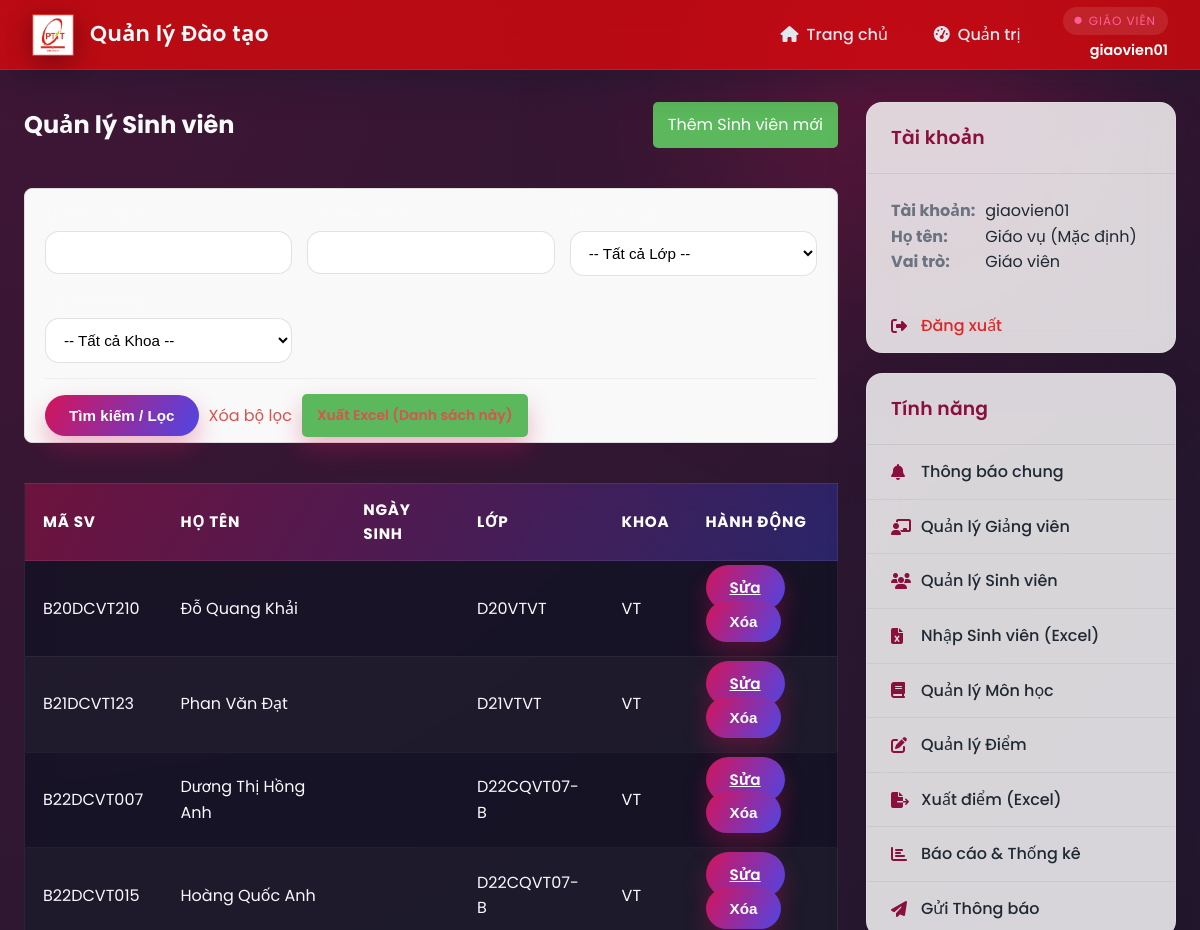
Before: /admin/students (signed in, upper part) with the older database file.
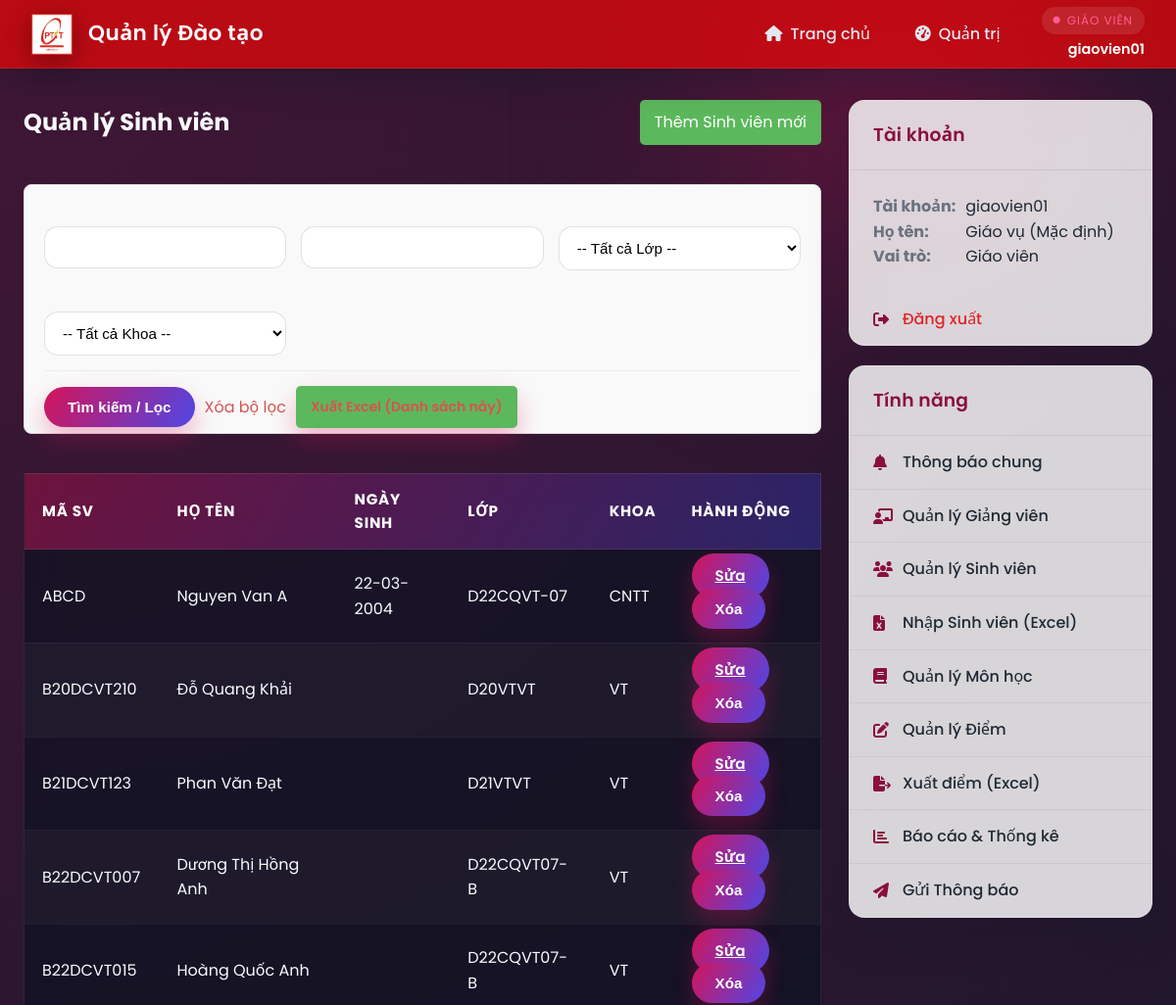
After: the same page with the newer database file.
### api/index.py (models this page shows, shortened)
class TaiKhoan(UserMixin, db.Model):
    __tablename__ = 'tai_khoan'
    username = db.Column(db.String(50), primary_key=True)
    password = db.Column(db.String(255), nullable=False)
    vai_tro = db.Column(db.Enum(VaiTroEnum), nullable=False)

class SinhVien(db.Model):
    __tablename__ = 'sinh_vien'
    ma_sv = db.Column(db.String(50), db.ForeignKey('tai_khoan.username', ondelete='CASCADE'), primary_key=True)
    ho_ten = db.Column(db.String(100), nullable=False)
    ngay_sinh = db.Column(db.Date)
    lop = db.Column(db.String(50))
    khoa = db.Column(db.String(100))
    email = db.Column(db.String(150), unique=True, nullable=True)
    location = db.Column(db.String(200), nullable=True)
    tai_khoan = db.relationship('TaiKhoan',
                                backref=db.backref('sinh_vien', uselist=False, cascade='all, delete-orphan'),
                                foreign_keys=[ma_sv])
    ket_qua_list = db.relationship('KetQua', backref='sinh_vien', lazy=True, cascade='all, delete-orphan', foreign_keys='KetQua.ma_sv')

class GiaoVien(db.Model):
    __tablename__ = 'giao_vien'
    ma_gv = db.Column(db.String(50), db.ForeignKey('tai_khoan.username', ondelete='CASCADE'), primary_key=True)
    ho_ten = db.Column(db.String(100), nullable=False, default='Giáo viên')
    gioi_tinh = db.Column(db.String(10), nullable=True)
    ngay_sinh = db.Column(db.Date, nullable=True)
    so_dien_thoai = db.Column(db.String(20), nullable=True)
    email = db.Column(db.String(150), unique=True, nullable=True)
    dia_chi = db.Column(db.String(255), nullable=True)
    van_phong = db.Column(db.String(120), nullable=True)
    avatar_url = db.Column(db.String(255), nullable=True)
    khoa_bo_mon = db.Column(db.String(120), nullable=True)
    hoc_vi = db.Column(db.String(100), nullable=True)
    chuc_vu = db.Column(db.String(100), nullable=True)
    linh_vuc = db.Column(db.Text, nullable=True)
    mon_hoc_phu_trach = db.Column(db.Text, nullable=True)
    so_nam_kinh_nghiem = db.Column(db.Integer, nullable=True)
    tai_khoan = db.relationship('TaiKhoan',
                                backref=db.backref('giao_vien', uselist=False, cascade='all, delete-orphan'),
                                foreign_keys=[ma_gv])

### api/index.py (the view)
@app.route('/admin/students')
@login_required
@role_required(VaiTroEnum.GIAOVIEN)
def admin_manage_students():
    search_ma_sv = request.args.get('ma_sv', '')
    search_ho_ten = request.args.get('ho_ten', '')
    filter_lop = request.args.get('lop', '')
    filter_khoa = request.args.get('khoa', '')
    query = SinhVien.query
    if search_ma_sv:
        query = query.filter(SinhVien.ma_sv.ilike(f'%{search_ma_sv}%'))
    if search_ho_ten:
        query = query.filter(SinhVien.ho_ten.ilike(f'%{search_ho_ten}%'))
    if filter_lop:
        query = query.filter(SinhVien.lop == filter_lop)
    if filter_khoa:
        query = query.filter(SinhVien.khoa == filter_khoa)
    students = query.order_by(SinhVien.ma_sv).all()
    lop_hoc_tuples = db.session.query(SinhVien.lop).distinct().order_by(SinhVien.lop).all()
    danh_sach_lop = [lop[0] for lop in lop_hoc_tuples if lop[0]]
    khoa_tuples = db.session.query(SinhVien.khoa).distinct().order_by(SinhVien.khoa).all()
    danh_sach_khoa = [khoa[0] for khoa in khoa_tuples if khoa[0]]
    return render_template(
        'admin_manage_students.html',
        students=students,
        danh_sach_lop=danh_sach_lop,
        danh_sach_khoa=danh_sach_khoa,
        search_params={
            'ma_sv': search_ma_sv,
            'ho_ten': search_ho_ten,
            'lop': filter_lop,
            'khoa': filter_khoa
        }
    )

### api/index.py (called while the page is built)
@login_manager.user_loader
def load_user(user_id):
    return TaiKhoan.query.get(user_id)

@app.before_request
def apply_schema_patches():
    global _TEACHER_SCHEMA_PATCHED
    if _TEACHER_SCHEMA_PATCHED:
        return
    ensure_teacher_profile_columns()
    _TEACHER_SCHEMA_PATCHED = True

def role_required(vai_tro_enum):
    def decorator(f):
        @wraps(f)
        def decorated_function(*args, **kwargs):
            if not current_user.is_authenticated:
                return redirect(url_for('login'))
            if current_user.vai_tro != vai_tro_enum:
                abort(403)
            return f(*args, **kwargs)
        return decorated_function
    return decorator

### templates/admin_manage_students.html (shortened to what this page needs)
{% extends "_layout.html" %}
{% block content %}
    <div style="display: flex; justify-content: space-between; align-items: center; flex-wrap: wrap;">
        <h2>Quản lý Sinh viên</h2>
        <a href="{{ url_for('admin_add_student') }}" style="text-decoration: none; padding: 10px 15px; background: #5cb85c; color: white; border-radius: 5px; height: fit-content;">Thêm Sinh viên mới</a>
    </div>
    <form class="filter-form" method="GET" action="{{ url_for('admin_manage_students') }}">
        <div class="filter-grid">
            <div>
                <label for="ma_sv">Tìm theo Mã SV:</label>
                <input type="text" name="ma_sv" id="ma_sv" value="{{ search_params.ma_sv }}">
            </div>
            <div>
                <label for="ho_ten">Tìm theo Tên SV:</label>
                <input type="text" name="ho_ten" id="ho_ten" value="{{ search_params.ho_ten }}">
            </div>
            <div>
                <label for="lop">Lọc theo Lớp:</label>
                <select name="lop" id="lop">
                    <option value="">-- Tất cả Lớp --</option>
                </select>
            </div>
            <div>
                <label for="khoa">Lọc theo Khoa:</label>
                <select name="khoa" id="khoa">
                    <option value="">-- Tất cả Khoa --</option>
                </select>
            </div>
        </div>
        <div class="filter-buttons">
            <input type="submit" value="Tìm kiếm / Lọc">
            <a href="{{ url_for('admin_manage_students') }}">Xóa bộ lọc</a>
            <a href="{{ url_for('admin_export_students_excel',
                        ma_sv=search_params.ma_sv,
                        ho_ten=search_params.ho_ten,
                        lop=search_params.lop,
                        khoa=search_params.khoa) }}"
               class="btn-export"> Xuất Excel (Danh sách này)
            </a>
        </div>
    </form>
    <table class="data-table" style="margin-top: 20px;"> <thead>
        <thead>
            <tr>
                <th>Mã SV</th>
                <th>Họ tên</th>
                <th>Ngày sinh</th>
                <th>Lớp</th>
                <th>Khoa</th>
                <th style="width: 150px;">Hành động</th>
            </tr>
        </thead>
        <tbody>
            {% for sv in students %}
            <tr>
                <td>{{ sv.ma_sv }}</td>
                <td>{{ sv.ho_ten }}</td>
                <td>{{ sv.ngay_sinh.strftime('%d-%m-%Y') if sv.ngay_sinh else '' }}</td>
                <td>{{ sv.lop }}</td>
                <td>{{ sv.khoa }}</td>
                <td class="action-buttons">
                    <a href="{{ url_for('admin_edit_student', ma_sv=sv.ma_sv) }}" class="btn btn-edit">Sửa</a>
                    <form method="POST" action="{{ url_for('admin_delete_student', ma_sv=sv.ma_sv) }}"
                          onsubmit="return confirm('Bạn có chắc muốn xóa sinh viên {{ sv.ho_ten }} ({{ sv.ma_sv }})? \n\nCẢNH BÁO: Thao tác này sẽ xóa vĩnh viễn cả TÀI KHOẢN và toàn bộ KẾT QUẢ HỌC TẬP của sinh viên này.');"
                          style="margin: 0;">
                        <input type="submit" value="Xóa" class="btn btn-delete">
                    </form>
                </td>
            </tr>
            {% else %}
            <tr>
                <td colspan="6">Không tìm thấy sinh viên nào khớp với tiêu chí tìm kiếm.</td>
            </tr>
            {% endfor %}
        </tbody>
    </table>
{% endblock %}

### templates/_layout.html (shortened to what this page needs)
<!DOCTYPE html>
<html lang="vi">
<head>
    <link rel="stylesheet" href="https://cdnjs.cloudflare.com/ajax/libs/font-awesome/6.5.1/css/all.min.css">
    <link rel="stylesheet" href="{{ url_for('static', filename='css/app.css') }}">
</head>
<body>
<div class="app-shell">
    <header class="app-header">
        <div class="header-logo">
            <img src="{{ url_for('static', filename='Logo.png') }}" alt="Logo">
            <a href="{{ url_for('home') }}" class="header-logo-text">Quản lý Đào tạo</a>
        </div>
        <div class="header-actions">
            <nav class="header-nav">
                <a href="{{ url_for('home') }}" class="{% if request.endpoint == 'home' %}active{% endif %}">
                    <i class="fa-solid fa-house"></i>
                    <span>Trang chủ</span>
                </a>
                {% if current_user.is_authenticated %}
                    {% if current_user.vai_tro.value == 'SINHVIEN' %}
                        <a href="{{ url_for('student_dashboard') }}" class="{% if request.endpoint == 'student_dashboard' %}active{% endif %}">
                            <i class="fa-solid fa-graduation-cap"></i>
                            <span>Bảng tin SV</span>
                        </a>
                    {% else %}
                        <a href="{{ url_for('admin_dashboard') }}" class="{% if request.endpoint == 'admin_dashboard' %}active{% endif %}">
                            <i class="fa-solid fa-gauge-high"></i>
                            <span>Quản trị</span>
                        </a>
                    {% endif %}
                {% endif %}
            </nav>
            {% if current_user.is_authenticated %}
                <div class="header-user">
                    <span class="user-role">
                        <i class="fa-solid fa-circle"></i>
                        {{ 'Sinh viên' if current_user.vai_tro.value == 'SINHVIEN' else 'Giáo viên' }}
                    </span>
                    <span class="user-name">{{ current_user.username }}</span>
                </div>
            {% else %}
                <a href="{{ url_for('login') }}" class="btn btn-ghost header-login">
                    <i class="fa-solid fa-right-to-bracket"></i>
                    Đăng nhập
                </a>
            {% endif %}
        </div>
    </header>
    <div class="app-container">
        <main class="main-content">
            {% block content %}{% endblock %}
        </main>
        <aside class="sidebar-right">
    {% if current_user.is_authenticated %}
        <div class="sidebar-group">
            <h3 class="sidebar-header">Tài khoản</h3>
            <div class="sidebar-content">
                <strong>Tài khoản:</strong> {{ current_user.username }}<br>
                <strong>Họ tên:</strong>
                        {% if current_user.sinh_vien %}
                            {{ current_user.sinh_vien.ho_ten }}
                        {% elif current_user.giao_vien %}
                            {{ current_user.giao_vien.ho_ten }}
                        {% else %}
                            N/A
                        {% endif %}
                        <br>
                <strong>Vai trò:</strong> {{ 'Sinh viên' if current_user.vai_tro.value == 'SINHVIEN' else 'Giáo viên' }}
            </div>
            <nav class="sidebar-nav">
                <a href="{{ url_for('logout') }}" class="logout-link">
                    <i class="fa-solid fa-right-from-bracket"></i>
                    Đăng xuất
                </a>
            </nav>
        </div>
        <div class="sidebar-group">
            <h3 class="sidebar-header">Tính năng</h3>
            <nav class="sidebar-nav">
            {% if current_user.vai_tro.value == 'SINHVIEN' %}
                <a href="{{ url_for('student_dashboard') }}"><i class="fa-solid fa-bell"></i> Thông báo</a>
                <a href="{{ url_for('student_profile') }}"><i class="fa-solid fa-user-pen"></i> Thông tin cá nhân</a>
                <a href="#"><i class="fa-solid fa-book-open"></i> Chương trình học</a>
                <a href="{{ url_for('student_grades') }}"><i class="fa-solid fa-chart-simple"></i> Xem điểm & GPA</a>
                <a href="#"><i class="fa-solid fa-calendar-days"></i> Xem lịch học</a>
                <a href="#"><i class="fa-solid fa-file-pen"></i> Đăng ký môn học</a>
            {% elif current_user.vai_tro.value == 'GIAOVIEN' %}
                    <a href="{{ url_for('thong_bao_chung') }}"><i class="fa-solid fa-bell"></i> Thông báo chung</a>
                    <a href="{{ url_for('admin_manage_teachers') }}"><i class="fa-solid fa-chalkboard-user"></i> Quản lý Giảng viên</a>
                    <a href="{{ url_for('admin_manage_students') }}"><i class="fa-solid fa-users"></i> Quản lý Sinh viên</a>
                    <a href="{{ url_for('admin_import_students') }}"><i class="fa-solid fa-file-excel"></i> Nhập Sinh viên (Excel)</a>
                    <a href="{{ url_for('admin_manage_courses') }}"><i class="fa-solid fa-book"></i> Quản lý Môn học</a>
                    <a href="{{ url_for('admin_manage_grades') }}"><i class="fa-solid fa-pen-to-square"></i> Quản lý Điểm</a>
                    <a href="{{ url_for('admin_export_grades') }}" class="nav-link"><i class="fa-solid fa-file-export"></i> Xuất điểm (Excel)</a>
                    <a href="{{ url_for('admin_reports_index') }}"><i class="fa-solid fa-chart-bar"></i> Báo cáo & Thống kê</a>
                    <a href="{{ url_for('admin_send_notification') }}"><i class="fa-solid fa-paper-plane"></i> Gửi Thông báo</a>
                {% endif %}
            </nav>
        </div>
    {% endif %}
</aside>
    </div>
</div>
</body>
</html>

### templates/admin_manage_students.html (style rules this page uses)
.filter-form { background-color: #f9f9f9; border: 1px solid #ddd; padding: 15px 20px 5px 20px; border-radius: 8px; margin-top: 20px; }
.filter-grid { display: grid; grid-template-columns: repeat(auto-fit, minmax(200px, 1fr)); gap: 15px; }
.filter-grid div { display: flex; flex-direction: column; }
.filter-grid label { font-weight: 500; margin-bottom: 5px; font-size: 14px; }
.filter-grid input, .filter-grid select { width: 100%; }
.filter-buttons { margin-top: 15px; border-top: 1px solid #eee; padding-top: 15px; display: flex; align-items: center; gap: 10px; }
.filter-buttons input[type="submit"] { background-color: #0275d8; }
.filter-buttons a { text-decoration: none; color: #d9534f; margin-left: 0; }
.btn-export { background: #5cb85c; color: white; margin-left: auto; text-decoration: none; padding: 10px 15px; border-radius: 5px; font-size: 14px; }

Changed rows visible on the page:
added SinhVien: ma_sv "ABCD", ho_ten "Nguyen Van A", ngay_sinh "22-03-2004", lop "D22CQVT-07", khoa "CNTT"
